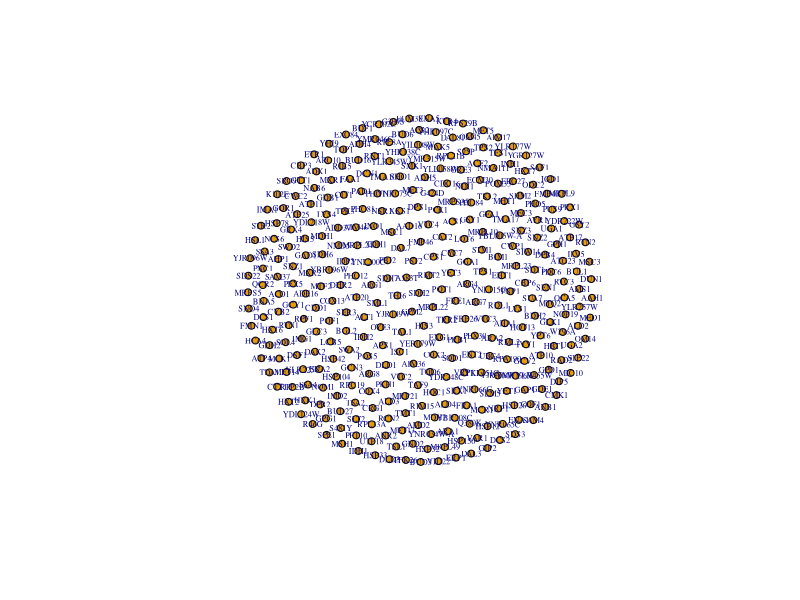
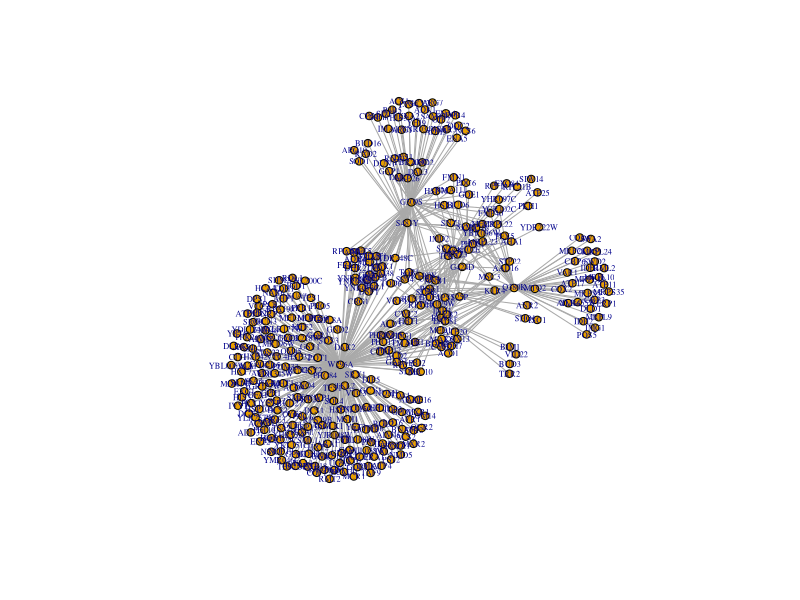
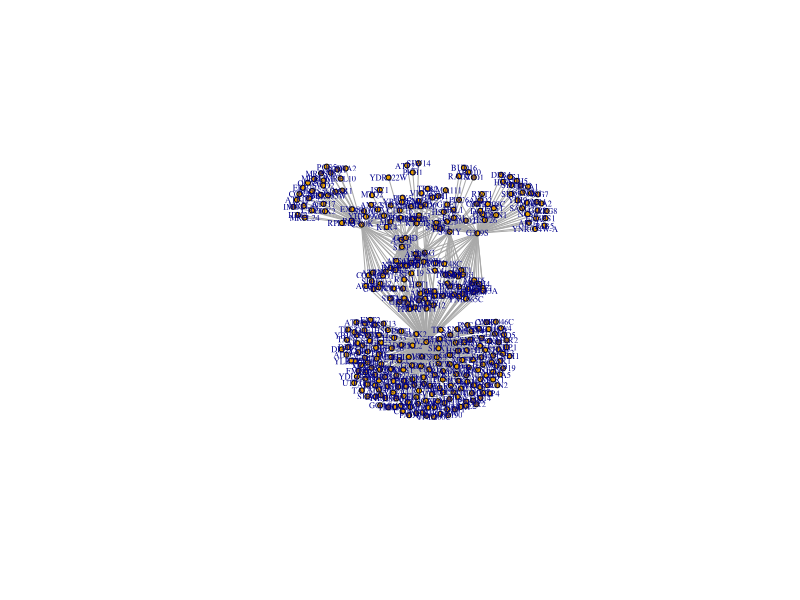

Reproduce these figures in R, in order.
## ---- chunk 1
# Load in our data
proteomic <- read.csv("trimmed_proteomic_Data.csv")


## ---- chunk 2

## ---- chunk 3
library(igraph)
## ---- chunk 4
# Visualize 350 nodes corresponding to the significant hits in our data
nodes <- unique(c(proteomic$contrast, proteomic$Gene))

g <- make_empty_graph(directed = FALSE)
g <- add_vertices(g, length(nodes))
V(g)$name <- nodes

plot(g, 
     margin = -.4,
     vertex.size = 4,
     vertex.label.cex = .5,
     xlim=c(-1.5, 1.5), ylim=c(-1.5,1.5) 
     )
## ---- chunk 5
edges <- data.frame(
  from = proteomic$Gene,
  to = proteomic$contrast,
  LogFC = proteomic$logFC,
  p = proteomic$P.Value
  
)

# Convert edge list to indices
edges$from <- match(edges$from, nodes)
edges$to <- match(edges$to, nodes)

# create a list of alternating values from 'from' and 'to' columns
edge_list <- c(rbind(edges$from, edges$to))

g <- add_edges(g, edges = edge_list)

# Specify edge length based on attribute: LogFC, but undo the Log base 2 so larger LogFC have more influence

edge_weights <- abs(edges$LogFC)^2 + 10
E(g)$weight <- edge_weights

# Plot the network
plot(g,
     margin = -1,
     vertex.size = 4,
     vertex.label.cex = .5,
     edge_arrow_mode = 0,
     xlim=c(-2, 2), ylim=c(-2, 2)
     )


plot(g,
     vertex.size = 4,
     vertex.label.cex = .5,
     edge_arrow_mode = 0,
     xlim=c(-1.5, 1.5), ylim=c(-1.5,1.5)
     )
## ---- chunk 6
# library(igraph)
# 
# # create a random graph with 300 vertices
# g <- erdos.renyi.game(300, 0.1)
# 
# # set edge weights randomly
# E(g)$weight <- runif(ecount(g))
# 
# # set initial vertex positions randomly
# V(g)$x <- runif(vcount(g))
# V(g)$y <- runif(vcount(g))
# 
# # define a function to adjust vertex positions
# adjust_positions <- function(g, min.dist) {
#   # calculate distances between vertices
#   dists <- as.matrix(dist(cbind(V(g)$x, V(g)$y)))
#   # set diagonal to infinite so that vertices don't compare to themselves
#   diag(dists) <- Inf
#   # get indices of vertices that are too close to each other
#   close_vertices <- which(dists < min.dist, arr.ind = TRUE)
#   # loop over close vertices and move them apart
#   for (i in 1:nrow(close_vertices)) {
#     # get indices of the two vertices that are too close
#     v1 <- close_vertices[i, 1]
#     v2 <- close_vertices[i, 2]
#     # calculate the direction and distance between the two vertices
#     dir <- c(V(g)[v1]$x - V(g)[v2]$x, V(g)[v1]$y - V(g)[v2]$y)
#     dist <- sqrt(dir[1]^2 + dir[2]^2)
#     # move the vertices apart by half the minimum distance
#     V(g)[v1]$x <- V(g)[v1]$x + dir[1]/dist * (min.dist - dist)/2
#     V(g)[v1]$y <- V(g)[v1]$y + dir[2]/dist * (min.dist - dist)/2
#     V(g)[v2]$x <- V(g)[v2]$x - dir[1]/dist * (min.dist - dist)/2
#     V(g)[v2]$y <- V(g)[v2]$y - dir[2]/dist * (min.dist - dist)/2
#   }
#   return(g)
# }
# 
# # adjust vertex positions until there are no close vertices
# min.dist <- 0.1
# while (TRUE) {
#   g <- adjust_positions(g, min.dist)
#   if (length(which(as.matrix(dist(cbind(V(g)$x, V(g)$y))) < min.dist)) == 0) {
#     break
#   }
#   min.dist <- min.dist + 0.01
# }
# 
# # plot the graph
# plot(g, edge.width = E(g)$weight)
